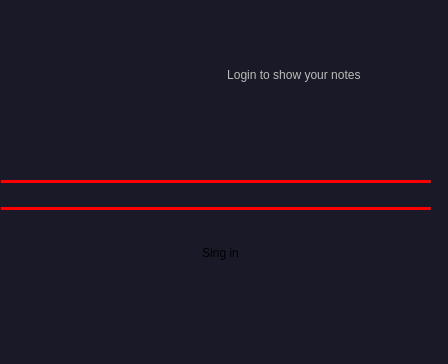
<?xml version="1.0" encoding="UTF-8"?>
<ui version="4.0">
 <class>Form</class>
 <widget class="QWidget" name="Form">
  <property name="geometry">
   <rect>
    <x>0</x>
    <y>0</y>
    <width>448</width>
    <height>364</height>
   </rect>
  </property>
  <property name="windowTitle">
   <string>Form</string>
  </property>
  <property name="styleSheet">
   <string notr="true">background: rgb(25, 25, 40);
border-radius:10px;</string>
  </property>
  <widget class="QWidget" name="verticalWidget" native="true">
   <property name="geometry">
    <rect>
     <x>0</x>
     <y>0</y>
     <width>441</width>
     <height>381</height>
    </rect>
   </property>
   <layout class="QVBoxLayout" name="verticalLayout">
    <item>
     <widget class="QWidget" name="verticalWidget_2" native="true">
      <property name="styleSheet">
       <string notr="true"/>
      </property>
      <layout class="QVBoxLayout" name="verticalLayout_2">
       <property name="spacing">
        <number>0</number>
       </property>
       <property name="leftMargin">
        <number>0</number>
       </property>
       <property name="topMargin">
        <number>0</number>
       </property>
       <property name="rightMargin">
        <number>0</number>
       </property>
       <property name="bottomMargin">
        <number>0</number>
       </property>
       <item>
        <layout class="QHBoxLayout" name="horizontalLayout">
         <item>
          <widget class="QLabel" name="logo">
           <property name="enabled">
            <bool>false</bool>
           </property>
           <property name="minimumSize">
            <size>
             <width>100</width>
             <height>150</height>
            </size>
           </property>
           <property name="maximumSize">
            <size>
             <width>150</width>
             <height>150</height>
            </size>
           </property>
           <property name="toolTip">
            <string>&lt;html&gt;&lt;head/&gt;&lt;body&gt;&lt;p align=&quot;center&quot;&gt;&lt;br/&gt;&lt;/p&gt;&lt;/body&gt;&lt;/html&gt;</string>
           </property>
           <property name="styleSheet">
            <string notr="true">image:url(:/images/icons/note_48x48.png);
font: 55pt &quot;Ubuntu&quot;;</string>
           </property>
           <property name="lineWidth">
            <number>3</number>
           </property>
           <property name="text">
            <string>&lt;html&gt;&lt;head/&gt;&lt;body&gt;&lt;p align=&quot;center&quot;&gt;&lt;br/&gt;&lt;/p&gt;&lt;/body&gt;&lt;/html&gt;</string>
           </property>
           <property name="textFormat">
            <enum>Qt::RichText</enum>
           </property>
           <property name="alignment">
            <set>Qt::AlignHCenter|Qt::AlignTop</set>
           </property>
           <property name="wordWrap">
            <bool>false</bool>
           </property>
           <property name="margin">
            <number>-6</number>
           </property>
           <property name="indent">
            <number>3</number>
           </property>
          </widget>
         </item>
         <item>
          <widget class="QLabel" name="l_title">
           <property name="autoFillBackground">
            <bool>false</bool>
           </property>
           <property name="styleSheet">
            <string notr="true">color:rgb(186, 189, 182);
font:63 italic 20pt &quot;URW Bookman&quot;;</string>
           </property>
           <property name="text">
            <string>Login to show your notes </string>
           </property>
           <property name="scaledContents">
            <bool>false</bool>
           </property>
           <property name="alignment">
            <set>Qt::AlignCenter</set>
           </property>
           <property name="wordWrap">
            <bool>true</bool>
           </property>
           <property name="margin">
            <number>-3</number>
           </property>
          </widget>
         </item>
        </layout>
       </item>
       <item>
        <layout class="QGridLayout" name="gridLayout">
         <property name="topMargin">
          <number>6</number>
         </property>
         <property name="rightMargin">
          <number>10</number>
         </property>
         <property name="bottomMargin">
          <number>0</number>
         </property>
         <property name="horizontalSpacing">
          <number>1</number>
         </property>
         <item row="0" column="0">
          <widget class="QLabel" name="l_username">
           <property name="styleSheet">
            <string notr="true">color: rgb(231, 231, 231);
font: 15pt &quot;Verdana&quot;;
image:url(:/icons/lock_32x32.png);</string>
           </property>
           <property name="text">
            <string>&lt;!DOCTYPE HTML PUBLIC &quot;-//W3C//DTD HTML 4.0//EN&quot; &quot;http://www.w3.org/TR/REC-html40/strict.dtd&quot;&gt;
&lt;html&gt;&lt;head&gt;&lt;meta name=&quot;qrichtext&quot; content=&quot;1&quot; /&gt;&lt;style type=&quot;text/css&quot;&gt;
p, li { white-space: pre-wrap; }
&lt;/style&gt;&lt;/head&gt;&lt;body style=&quot; font-family:'Verdana'; font-size:15pt; font-weight:400; font-style:normal;&quot;&gt;
&lt;p style=&quot; margin-top:0px; margin-bottom:0px; margin-left:0px; margin-right:0px; -qt-block-indent:0; text-indent:0px;&quot;&gt;&lt;img src=&quot;:/icons/icons/user_32x32.png&quot; /&gt;&lt;/p&gt;&lt;/body&gt;&lt;/html&gt;</string>
           </property>
          </widget>
         </item>
         <item row="0" column="1">
          <widget class="QLineEdit" name="username">
           <property name="styleSheet">
            <string notr="true">QLineEdit {
                                     color: white;
                                    font: 15pt \&quot;Verdana\&quot;;
                                    border: None;
                                    border-bottom-color: white;
                                    border-radius: 10px;
                                    padding: 0 8px;
                                    background: rgb(25, 25, 40);
                                     selection-background-color: darkgray;
}</string>
           </property>
          </widget>
         </item>
         <item row="1" column="1">
          <widget class="Line" name="line_3">
           <property name="styleSheet">
            <string notr="true">border: 2px solid red;</string>
           </property>
           <property name="orientation">
            <enum>Qt::Horizontal</enum>
           </property>
          </widget>
         </item>
         <item row="2" column="0">
          <widget class="QLabel" name="l_passwd">
           <property name="styleSheet">
            <string notr="true">color: rgb(231, 231, 231);
font: 15pt &quot;Verdana&quot;;
image:url(:/icons/lock_32x32.png);</string>
           </property>
           <property name="text">
            <string>&lt;!DOCTYPE HTML PUBLIC &quot;-//W3C//DTD HTML 4.0//EN&quot; &quot;http://www.w3.org/TR/REC-html40/strict.dtd&quot;&gt;
&lt;html&gt;&lt;head&gt;&lt;meta name=&quot;qrichtext&quot; content=&quot;1&quot; /&gt;&lt;style type=&quot;text/css&quot;&gt;
p, li { white-space: pre-wrap; }
&lt;/style&gt;&lt;/head&gt;&lt;body style=&quot; font-family:'Verdana'; font-size:15pt; font-weight:400; font-style:normal;&quot;&gt;
&lt;p style=&quot; margin-top:0px; margin-bottom:0px; margin-left:0px; margin-right:0px; -qt-block-indent:0; text-indent:0px;&quot;&gt;&lt;img src=&quot;:/icons/icons/lock_32x32.png&quot; /&gt;&lt;/p&gt;&lt;/body&gt;&lt;/html&gt;</string>
           </property>
          </widget>
         </item>
         <item row="2" column="1">
          <widget class="QLineEdit" name="password">
           <property name="styleSheet">
            <string notr="true">QLineEdit {
                                     color: orange;
                                    font: 15pt \&quot;Verdana\&quot;;
                                    border: None;
                                    border-bottom-color: white;
                                    border-radius: 10px;
                                    padding: 0 8px;
                                    background: rgb(25, 25, 40);
                                     selection-background-color: darkgray;
}</string>
           </property>
          </widget>
         </item>
         <item row="3" column="1">
          <widget class="Line" name="line_2">
           <property name="styleSheet">
            <string notr="true">border: 2px solid red;</string>
           </property>
           <property name="orientation">
            <enum>Qt::Horizontal</enum>
           </property>
          </widget>
         </item>
        </layout>
       </item>
       <item alignment="Qt::AlignHCenter|Qt::AlignVCenter">
        <widget class="QPushButton" name="bt_login">
         <property name="layoutDirection">
          <enum>Qt::LeftToRight</enum>
         </property>
         <property name="styleSheet">
          <string notr="true">color: rgb(231, 231, 231);
font: 17pt \&quot;Verdana\&quot;;
border: 1px solid orange;
border-radius: 9px;
opacity: 200;</string>
         </property>
         <property name="text">
          <string>Sing in</string>
         </property>
         <property name="flat">
          <bool>true</bool>
         </property>
        </widget>
       </item>
       <item alignment="Qt::AlignHCenter|Qt::AlignVCenter">
        <widget class="QLabel" name="ll_cred">
         <property name="text">
          <string/>
         </property>
        </widget>
       </item>
      </layout>
     </widget>
    </item>
   </layout>
  </widget>
 </widget>
 <resources>
  <include location="takenote.qrc"/>
 </resources>
 <connections/>
</ui>
